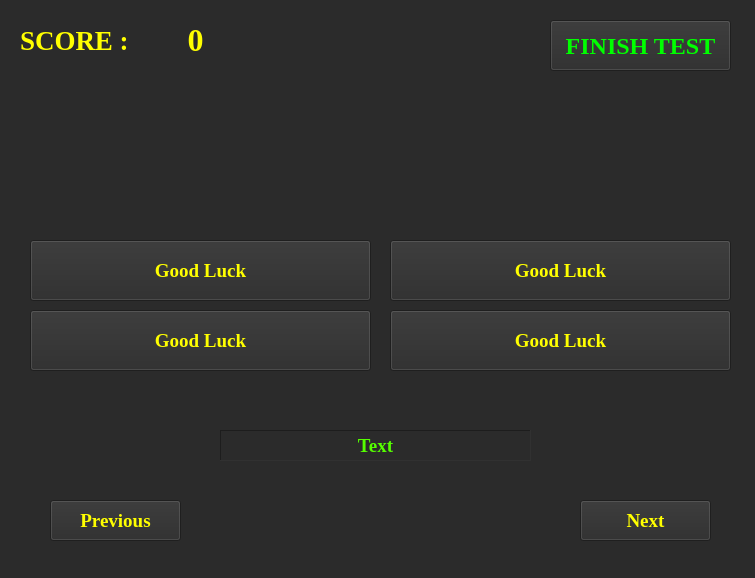
<?xml version="1.0" encoding="UTF-8"?>
<ui version="4.0">
 <class>Form</class>
 <widget class="QWidget" name="Form">
  <property name="geometry">
   <rect>
    <x>0</x>
    <y>0</y>
    <width>755</width>
    <height>578</height>
   </rect>
  </property>
  <property name="windowTitle">
   <string>Form</string>
  </property>
  <property name="styleSheet">
   <string notr="true">background-color: rgb(43, 43, 43);</string>
  </property>
  <widget class="QPushButton" name="NEXT">
   <property name="geometry">
    <rect>
     <x>580</x>
     <y>500</y>
     <width>131</width>
     <height>41</height>
    </rect>
   </property>
   <property name="font">
    <font>
     <family>Times New Roman</family>
     <pointsize>14</pointsize>
     <weight>75</weight>
     <bold>true</bold>
    </font>
   </property>
   <property name="styleSheet">
    <string notr="true">color: rgb(255, 255, 0);</string>
   </property>
   <property name="text">
    <string>Next</string>
   </property>
  </widget>
  <widget class="QLabel" name="label">
   <property name="geometry">
    <rect>
     <x>20</x>
     <y>20</y>
     <width>121</width>
     <height>41</height>
    </rect>
   </property>
   <property name="font">
    <font>
     <family>Times New Roman</family>
     <pointsize>20</pointsize>
     <weight>75</weight>
     <bold>true</bold>
    </font>
   </property>
   <property name="styleSheet">
    <string notr="true">color :rgb(255, 255, 0)</string>
   </property>
   <property name="text">
    <string>SCORE :</string>
   </property>
  </widget>
  <widget class="QPushButton" name="PREVIOUS">
   <property name="geometry">
    <rect>
     <x>50</x>
     <y>500</y>
     <width>131</width>
     <height>41</height>
    </rect>
   </property>
   <property name="font">
    <font>
     <family>Times New Roman</family>
     <pointsize>14</pointsize>
     <weight>75</weight>
     <bold>true</bold>
    </font>
   </property>
   <property name="styleSheet">
    <string notr="true">color: rgb(255, 255, 0);</string>
   </property>
   <property name="text">
    <string>Previous</string>
   </property>
  </widget>
  <widget class="QLabel" name="PICS">
   <property name="geometry">
    <rect>
     <x>20</x>
     <y>90</y>
     <width>711</width>
     <height>131</height>
    </rect>
   </property>
   <property name="styleSheet">
    <string notr="true">color:rgb(255, 255, 255)</string>
   </property>
   <property name="frameShape">
    <enum>QFrame::NoFrame</enum>
   </property>
   <property name="frameShadow">
    <enum>QFrame::Raised</enum>
   </property>
   <property name="text">
    <string/>
   </property>
   <property name="pixmap">
    <pixmap>Pictures/L0.JPG</pixmap>
   </property>
   <property name="alignment">
    <set>Qt::AlignCenter</set>
   </property>
  </widget>
  <widget class="QLabel" name="label2">
   <property name="geometry">
    <rect>
     <x>160</x>
     <y>10</y>
     <width>71</width>
     <height>61</height>
    </rect>
   </property>
   <property name="font">
    <font>
     <family>Times New Roman</family>
     <pointsize>24</pointsize>
     <weight>75</weight>
     <bold>true</bold>
    </font>
   </property>
   <property name="styleSheet">
    <string notr="true">color: rgb(255, 255, 0);</string>
   </property>
   <property name="text">
    <string>0</string>
   </property>
   <property name="textFormat">
    <enum>Qt::RichText</enum>
   </property>
   <property name="alignment">
    <set>Qt::AlignCenter</set>
   </property>
  </widget>
  <widget class="QPushButton" name="pushButton4">
   <property name="geometry">
    <rect>
     <x>30</x>
     <y>240</y>
     <width>341</width>
     <height>61</height>
    </rect>
   </property>
   <property name="font">
    <font>
     <family>Times New Roman</family>
     <pointsize>14</pointsize>
     <weight>75</weight>
     <bold>true</bold>
    </font>
   </property>
   <property name="styleSheet">
    <string notr="true">color: rgb(255, 255, 0);</string>
   </property>
   <property name="text">
    <string>Good Luck</string>
   </property>
  </widget>
  <widget class="QPushButton" name="pushButton5">
   <property name="geometry">
    <rect>
     <x>390</x>
     <y>240</y>
     <width>341</width>
     <height>61</height>
    </rect>
   </property>
   <property name="font">
    <font>
     <family>Times New Roman</family>
     <pointsize>14</pointsize>
     <weight>75</weight>
     <bold>true</bold>
    </font>
   </property>
   <property name="styleSheet">
    <string notr="true">color: rgb(255, 255, 0);</string>
   </property>
   <property name="text">
    <string>Good Luck</string>
   </property>
  </widget>
  <widget class="QPushButton" name="pushButton6">
   <property name="geometry">
    <rect>
     <x>30</x>
     <y>310</y>
     <width>341</width>
     <height>61</height>
    </rect>
   </property>
   <property name="font">
    <font>
     <family>Times New Roman</family>
     <pointsize>14</pointsize>
     <weight>75</weight>
     <bold>true</bold>
    </font>
   </property>
   <property name="styleSheet">
    <string notr="true">color: rgb(255, 255, 0);</string>
   </property>
   <property name="text">
    <string>Good Luck</string>
   </property>
  </widget>
  <widget class="QPushButton" name="pushButton7">
   <property name="geometry">
    <rect>
     <x>390</x>
     <y>310</y>
     <width>341</width>
     <height>61</height>
    </rect>
   </property>
   <property name="font">
    <font>
     <family>Times New Roman</family>
     <pointsize>14</pointsize>
     <weight>75</weight>
     <bold>true</bold>
    </font>
   </property>
   <property name="styleSheet">
    <string notr="true">color: rgb(255, 255, 0);</string>
   </property>
   <property name="text">
    <string>Good Luck</string>
   </property>
  </widget>
  <widget class="QPushButton" name="pushButton8">
   <property name="geometry">
    <rect>
     <x>550</x>
     <y>20</y>
     <width>181</width>
     <height>51</height>
    </rect>
   </property>
   <property name="font">
    <font>
     <family>Times New Roman</family>
     <pointsize>18</pointsize>
     <weight>75</weight>
     <bold>true</bold>
    </font>
   </property>
   <property name="styleSheet">
    <string notr="true">color :rgb(0, 255, 0)</string>
   </property>
   <property name="text">
    <string>FINISH TEST</string>
   </property>
  </widget>
  <widget class="QLabel" name="label3">
   <property name="geometry">
    <rect>
     <x>220</x>
     <y>430</y>
     <width>311</width>
     <height>31</height>
    </rect>
   </property>
   <property name="font">
    <font>
     <family>Times New Roman</family>
     <pointsize>14</pointsize>
     <weight>75</weight>
     <bold>true</bold>
    </font>
   </property>
   <property name="styleSheet">
    <string notr="true">color: rgb(85, 255, 0)</string>
   </property>
   <property name="frameShape">
    <enum>QFrame::Panel</enum>
   </property>
   <property name="frameShadow">
    <enum>QFrame::Sunken</enum>
   </property>
   <property name="text">
    <string>Text</string>
   </property>
   <property name="alignment">
    <set>Qt::AlignCenter</set>
   </property>
  </widget>
 </widget>
 <resources/>
 <connections/>
</ui>
